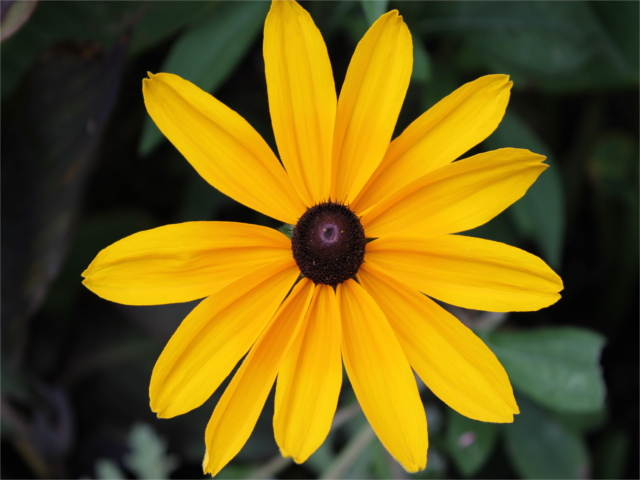
#> input picture TP2/images/picture.bmp, 640 x 480 px; the run also reads 1 picture not shown here
$ jupyter execute exo2.ipynb
#> lines starting #> are read from the running program, lines starting #| are printed output that depends on the picture
[cell 1]
import os, sys
from PIL import Image

imgfile = Image.open("images/picture.bmp")
#> imgfile is the input picture: PIL image 640x480 RGB; mean R, G, B 113.3, 93.4, 20.9
print(imgfile.size, imgfile.format)
#| (640, 480) BMP

[cell 2]
import os, sys
from PIL import Image

imgfile = Image.open("images/flower.jpg")
data = imgfile.getdata()
for i in range(10):
    for j in range(10):
        print(i, j, data.getpixel((i, j)))
#> this loop made 10 passes
#> (printed output is left out)

[cell 3]
import os, sys
from PIL import Image

imgfile = Image.open("images/flower.jpg")
print(imgfile.mode, imgfile.getbands(), imgfile.bits, imgfile.width, imgfile.height)
#| RGB ('R', 'G', 'B') 8 640 480

[cell 4]
import os, sys
from PIL import Image
from PIL.ExifTags import TAGS

imgfile = Image.open("images/flower.jpg")
exif_data = imgfile._getexif()
#> exif_data = 42 items

if exif_data:  # s'il existe des informations EXIF
    for tag, value in exif_data.items():
        if tag in TAGS:
            print(TAGS[tag], value)
#> this loop made 42 passes
#> (tag, value) on passes 1, 2, 3, 4, 6, 7, 8, 9, 11, 15, 16, 19: (296, 2), (34665, 204), (271, 'Canon'), (272, 'Canon EOS 1100D'), (274, 1), (306, '2018:02:11 10:47:45'), (531, 2), (33432, ''), (315, ''), (36867, '2012:07:29 16:45:44'), (36868, '2012:07:29 16:45:44'), (37383, 5)
#> tag on passes 5, 10, 12, 13, 14, 17: 283, 282, 36864, 37121, 37377, 37378
#| ResolutionUnit 2
#| ExifOffset 204
#| Make Canon
#| Model Canon EOS 1100D
#| YResolution 72.0
#| Orientation 1
#| DateTime 2018:02:11 10:47:45
#| YCbCrPositioning 2
#> (further printed lines are left out)

[cell 5]
from PIL import Image
import matplotlib.pyplot as plot

imgfile = Image.open("images/flower.jpg")
histogram = imgfile.histogram()
#> histogram = 768 values, max 25276 at index 517, min 0 at index 471, mean 1200
# we have three bands (for this image)
red = histogram[0:255]
#> red = 255 values, max 6579 at index 243, min 1 at index 0, mean 1197.3
green = histogram[256:511]
#> green = 255 values, max 4764 at index 8, min 0 at index 215, mean 1204.7
blue = histogram[512:767]
#> blue = 255 values, max 25276 at index 5, min 0 at index 139, mean 1204.7
fig, (axis1, axis2, axis3) = plot.subplots(nrows=3, ncols=1)
axis1.plot(red, color="red")
axis2.plot(green, color="green")
axis3.plot(blue, color="blue")
plot.show()
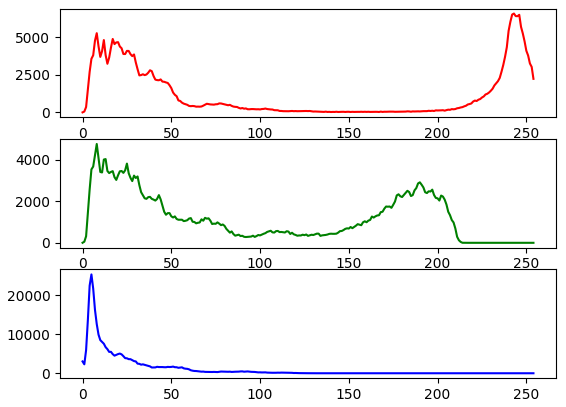
#> figure drawn by matplotlib, 3 panels; panel 1: curve peaks at x = 243, y = 6579; panel 2: curve peaks at x = 8, y = 4764; panel 3: curve peaks at x = 5, y = 25276

[cell 6]
from PIL import Image
import matplotlib.pyplot as plot

imgfile = Image.open("images/flower.jpg")
histogram = imgfile.histogram()
red = histogram[0:255]
green = histogram[256:511]
blue = histogram[512:767]
x = range(255)
y = []
for i in x:
    y.append((red[i], green[i], blue[i]))
#> after the loop, y = 255 items, first 6: (1, 2, 3027), (56, 53, 2290), (357, 315, 5917), (1512, 1416, 13652), (2696, 2570, 22405), (3567, 3538, 25276)
plot.plot(x, y)
plot.show()
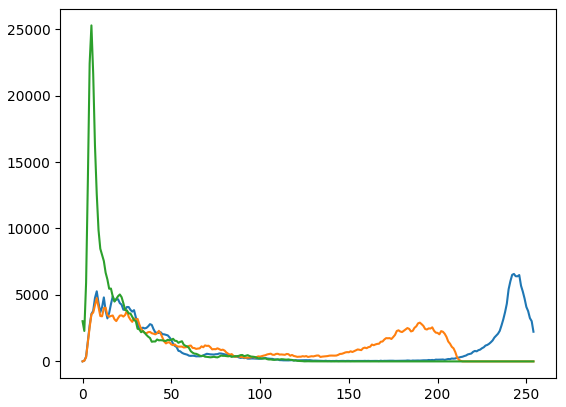
#> figure drawn by matplotlib, 1 panel; curve peaks at x = 243, y = 6579; curve peaks at x = 8, y = 4764; curve peaks at x = 5, y = 25276

[cell 7]
from PIL import Image
import matplotlib.pyplot as plot

imgfile = Image.open("images/flower.jpg")
histogram = imgfile.histogram()
red = histogram[0:255]
green = histogram[256:511]
blue = histogram[512:767]
x = range(255)
y = []
for i in x:
    y.append((red[i], green[i], blue[i]))
figure, axes = plot.subplots()
axes.set_prop_cycle("color", ["red", "green", "blue"])
plot.plot(x, y)
plot.show()
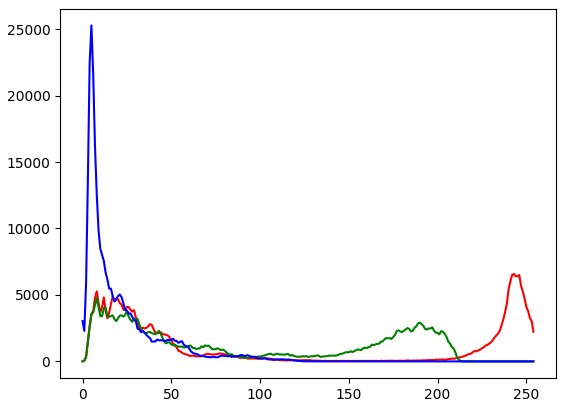
#> figure drawn by matplotlib, 1 panel; curve peaks at x = 243, y = 6579; curve peaks at x = 8, y = 4764; curve peaks at x = 5, y = 25276

Votre prochaine question consiste à obtenir les 20 premières intensités dans chaque bande et à créer un seul tracé de ces premières intensités. Écrivez un programme python qui peut réaliser cela.

[cell 8]
from PIL import Image
import matplotlib.pyplot as plot

# Ouvrir l'image
imgfile = Image.open("images/flower.jpg")

# Obtenir l'histogramme de l'image
histogram = imgfile.histogram()

# Extraire les 20 premières intensités pour chaque bande
red_first20 = histogram[0:20]
#> red_first20 = [1, 56, 357, 1512, 2696, 3567, 3801, 4771, 5273, 4402, 3692, 4076, 4813, 3817, 3235, 3648, 4308, 4887, 4545, 4656]
green_first20 = histogram[256:276]
#> green_first20 = [2, 53, 315, 1416, 2570, 3538, 3677, 4229, 4764, 4085, 3415, 3392, 4014, 4037, 3465, 3361, 3416, 3455, 3165, 3032]
blue_first20 = histogram[512:532]
#> blue_first20 = [3027, 2290, 5917, 13652, 22405, 25276, 21639, 16228, 12580, 9879, 8476, 8020, 7549, 6675, 6166, 5465, 5480, 4892, 4502, 4700]

# Définir l'axe des x pour les 20 premières intensités
x = range(20)

# Créer une figure et des axes pour le tracé
fig, ax = plot.subplots()

# Tracer les 20 premières intensités pour chaque bande
ax.plot(x, red_first20, color="red", label="Rouge")
ax.plot(x, green_first20, color="green", label="Vert")
ax.plot(x, blue_first20, color="blue", label="Bleu")

# Ajouter une légende pour distinguer les bandes
ax.legend()

# Afficher le graphique
plot.show()
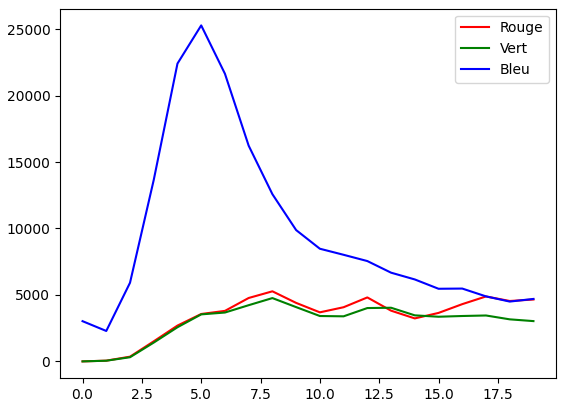
#> figure drawn by matplotlib, 1 panel; curve peaks at x = 8, y = 5273; curve peaks at x = 8, y = 4764; curve peaks at x = 5, y = 25276
